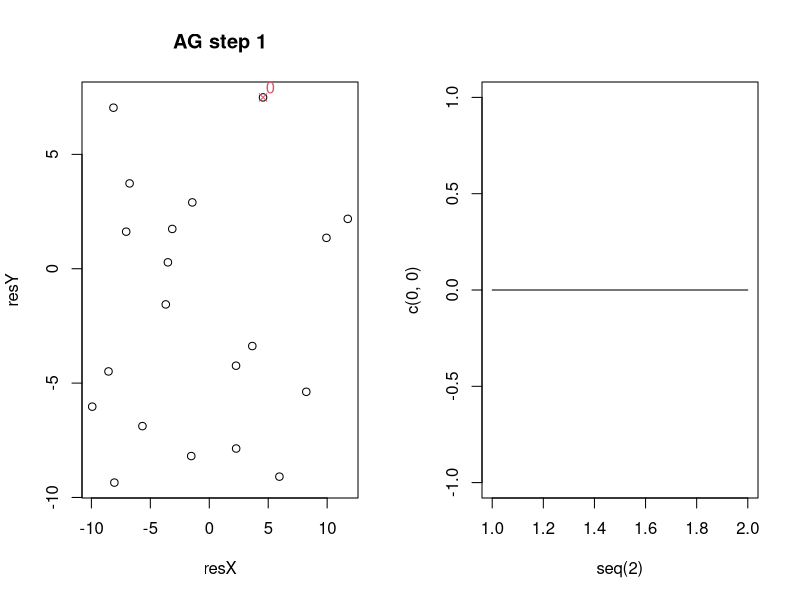
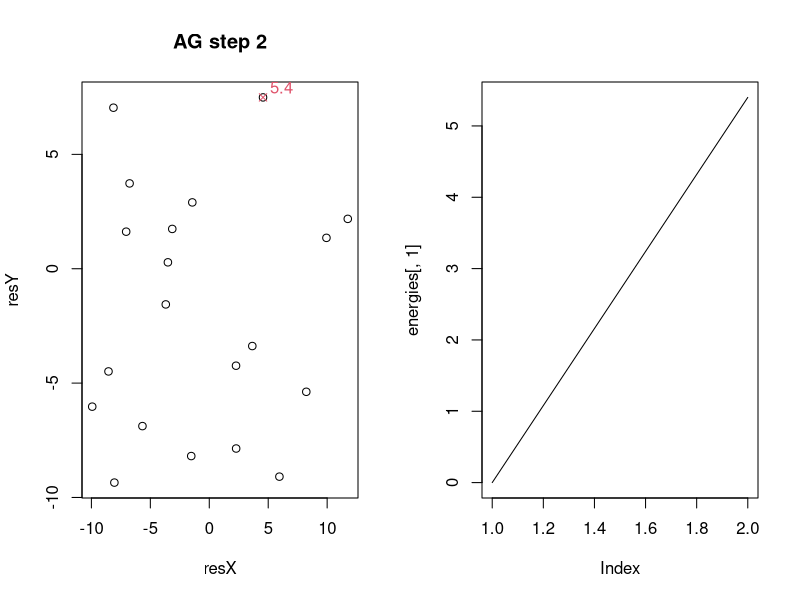

The R script that drew these images, in order: (Note: this script raises an error after producing the figures.)
##Version Updates
#Version 1: everything is new!
#Someday, I will describe the model here

###Notes for Alexander###
##Things that need fixing:
#~~noticed that detour sometimes goes to a resource further away than AG destinations. This should not be happening.

##Things to improve:
#~~Additive gravity rule (weight of j vs. G)
#~~Equation for when primates leave a patch
#~~Clustering and other spatial statistics of resources
#~~Magic numbers removed and added as parameters (extraction_rate)

##Things to add:
#~~resource birth/death
#~~new rules for starting locations
#~~limited LTM, LTM updating by sight
#~~increase functionality with multiple primates
#~~rank order behaviors and other group behavior rules

##Things to consider
#~~Detour will go to any resource closer than AG, consider requiring detour to move toward AG
#~~implementation of NNR could be informative, could also unnecessarily slow processing time

#####################################SET-UP##################################################
library(plyr)
library(calibrate)
library(graphics)

defaultEnergy = 0				#energy that primates start with by default. Can be overwritten during primate creation
fieldSize = 10				#maximum absolute value for x and y coordinates of a resource. Model currently only supports square fields
resourceAvail = 600			#average total resource availability. Expected mean resource size will be this value divided by resource num
resSizeRange = 7				#size by which any resource is able to deviate from the expected mean. Resource size is a random uniform draw.
resourceNum = 20				#number of resources generated
cluster = 0.2				#probability that a new resource will be created between 1 and 2 units away from the previous resource
depletionIndex = 0			#scales the diminishing return factor of resources. At 0, resource density has no impact on foraging return. At 1, foraging return is multiplied by the density
k = 1						#distance exponent in gravity model. The simple gravity score is Size/ Distance ^ k
primateSpeed = 1				#how many units a primate can move per step
turnDev = pi/4          #standard deviation of turn angle (mean is toward target dest)
groupSizes = c(1)				#each element of the vector represents a group, the value is the size of the group. Currently, all individuals are created on the same point, making more than one individual indistinguisable from increasing the foraging rate of a single individual. plotEnergy function does not handle multiple primates yet
moveCost = 2				#energy decrease each step a primate moves
metabCost = 2				#energy decrease each step. If primate moves, this is added to moveCost. Also currently used to determine if a primate should leave current resource (primate leaves when expected foraging return is less than this value)
rRegen = c(min = 0, max = 0)		#determines density increase of resources for each step. Resources are assigned a value uniformly drawn from this range during environment creation. To scale regen rate to resource value, manually change in fillRegen_rate function
types = c("AG")		#movement models to simulate across all created environments. Model can handle vector of any length, but currently only has methods for "AG" and "hybrid"

P = list(defEn = defaultEnergy, fieldSize = fieldSize, resAvail = resourceAvail, resSR = resSizeRange, resNum = resourceNum, clus = cluster, depI = depletionIndex, k = k, pSpeed = 1, turnDev = turnDev, grSizes = groupSizes, mCost = moveCost, metabCost = metabCost, rRegen = rRegen, types = types)  #saves all parameters to a list that can easily be passed to functions

###################################FUNCTIONS####################################################

	#~~~~~~~~~~~~~~~~~~~~~~~~~~~~~~~~Environment Creation~~~~~~~~~~~~~~~~~~~~~~~~~~~~~~~~~~~~~~~~~~#
createEnviron = function(P) {
#input: List of parameters
#output: data frame with number of rows = resourceNum and capital letters for row names. 
#data frame created contains all resource information including coordinates, return_value, extract_rate, density (starts at 1), and regen_rate. If more than 26 resources, row-names will become NA which will affect some functions in model
	environ = data.frame(matrix(0, nrow = P$resNum, ncol = 5, dimnames = list(LETTERS[1:P$resNum], c("coordinates", "return_value", "extract_rate", "density", "regen_rate"))))			
	environ$coordinates = vector("list", length(environ$coordinates))																					#changes coordinates column to a list (allows mapply to fill each element with a vector)
	for (i in seq(nrow(environ))) environ$coordinates[[i]] = fillCoords(environ$coordinates, i, P)[[i]]															
	environ$return_value = sapply(environ$return_value, function(x) round(runif(n = 1, min = P$resAvail/P$resNum - P$resSR, max = P$resAvail/P$resNum + P$resSR), digits = 0))			
	environ$extract_rate = 1																											#If changed from one, add as a parameter
	environ$density = 1																												
	environ$regen_rate = mapply(fillRegen_rate, environ$regen_rate, MoreArgs = list(P = P))																	
	environ 																														
}

fillCoords = function(coords, i, P) {
#input: a list of coordinates (can be empty), index to fill, and list of parameters
#output: new list of coordinates
#only generates one set of coordinates, but takes whole list as input so previous coordinates can be referenced. element of list prior to i should be filled
#note* The output is a whole list of corrdinates, so be sure to index the result if you only want the coordinates that were generated.		
	if (i == 1) {coords[[i]] = c(x = round(runif(n = 1, min = -P$fieldSize, max = P$fieldSize), digits = 2), y = round(runif(n = 1, min = -P$fieldSize, max = P$fieldSize), digits = 2))						#First element of list is generated randomly. Adbsolute value of generated coordinates mus be less than field size
	 } else {
		while(! min(mapply(getDist, c1 = coords[-i], MoreArgs = list(c2 = coords[i])), na.rm = TRUE) > 1 || min(mapply(getDist, c1 = coords[-i], MoreArgs = list(c2 = coords[i])), na.rm = TRUE) == Inf) {  			#Prevents resources from being created too close to others. If the minumum distance of the current coordinate from any other coordinate is < 1(works if current coordinate has not been assigned) assign a new value to the current coordinate (Second condition allows for vector of NA's)
			if (runif(n = 1) >= P$clus) { coords[[i]] = c(x = round(runif(n = 1, min = -P$fieldSize, max = P$fieldSize), digits = 2), y = round(runif(n = 1, min = -P$fieldSize, max = P$fieldSize), digits = 2))		#**NEEDS ATTENTION**runs probability of clustering, and if TRUE new resource x AND y coordinates must be between 1 and 2 units from previous resource. Should limit total distance instead 
			 }else coords[[i]] = c(round(coords[[i-1]]["x"] + 1 + runif(n = 1, min = -1, max = 1), digits = 2), round(coords[[i-1]]["y"] + 1 + runif(n = 1, min = -1, max = 1), digits = 2))
		}	
	}
	coords
}


fillRegen_rate = function(x, P) {
#generates a single regenration rate using parameters. Can probably be integrated with createEnviron
	x = round(runif(n = 1, min = P$rRegen["min"], max = P$rRegen["max"]), digits = 4)
	x
}
	#~~~~~~~~~~~~~~~~~~~~~~~~~~~~~~~~~~~~~~~~~~~~~~~~~~~~~~~~~~~~~~~~~~~~~~~~~~~~~~~~~~~~~~~~~~#


	#~~~~~~~~~~~~~~~~~~~~~~~~~~~~~~~~~~~~Primate Creation~~~~~~~~~~~~~~~~~~~~~~~~~~~~~~~~~~~~~~#
primateValidity = function(object) {
  #Checks that input values of a newly created primate are valid. Returns appropriate error messages in cases where they are not
  #NEEDS EXPANDING
  if (! length(object@location) == 2) {return("location contains more than 2 coordinates")
    if (! length(object@energy) == 1) return("energy is not a single value") }
  else TRUE
}

newPrimate = setClass("primate", slots = c(location = "numeric", LTM = "data.frame", energy = "numeric", forageEf = "numeric", speed = "numeric", turnDev = "numeric", type = "character"), validity = primateValidity)  #creates the primate class of objects
#*note there are currently no primate specific methods. This exists as a class mostly to allow expansion of subclasses by movement type or dominance in future versions



buildPrimate = function(location, environ, P, type) {
#input: location create a new primate, environment in which to create primate, model parameters, and type of movement primate should use
#output: an object of class primate
#most slots are filled from the parameters list. If forage efficiency is change, add as a parameter.
#LTM filled from environment, with columns added for gravity and j for location. *NOTE* Future version may implement limited memory size, which will need a more sophistacted LTM creation
	primate = newPrimate(location = location, LTM = environ, energy = P$defEn, forageEf = 0.2, speed = P$pSpeed, turnDev = P$turnDev, type = type)
	primate@LTM$gravity = mapply(calcGravity, coordinates = primate@LTM$coordinates, 
		return_value = primate@LTM$return_value, density = primate@LTM$density, MoreArgs= list(location = primate@location, k = P$k))
	primate@LTM$j = mapply(calc_j, i = 1:nrow(primate@LTM), 
		MoreArgs = list(coords = primate@LTM$coordinates, values = primate@LTM$return_value, dens = primate@LTM$density, k = P$k))
	primate@LTM = transform(primate@LTM, AG = gravity + j/nrow(primate@LTM))
	primate
}

createGroup = function(grSize, environ, P, type) {
#allows groups of primates to be created in seperate lists. This currently has no functionality, but allows for easier addition of group behavior rules in later versions
	group = replicate(grSize, buildPrimate(location = environ$coordinates[[which(environ$return_value == max(environ$return_value))[1]]], environ = environ, P = P, type = type)) #places all primates on most valueable resource
	group
}

	#~~~~~~~~~~~~~~~~~~~~~~~~~~~~~~~~~~~~~~~~~~~~~~~~~~~~~~~~~~~~~~~~~~~~~~~~~~~~~~~~~~~~~~~~~~~#


	#~~~~~~~~~~~~~~~~~~~~~~~~~~~~~~Calculations and Tools~~~~~~~~~~~~~~~~~~~~~~~~~~~~~~~~~~~#

calcForage = function(primate, environ, P) {
	patch = which(environ$coordinates %in% list(primate@location))
	if (environ$density[patch] < primate@forageEf) { 0																				#disallows foraging if patch density is lower than primates foraging efficiency
	} else environ$return_value[patch] * primate@forageEf * environ$extract_rate[patch] * (environ$density[patch]/(P$depI + (1 - P$depI) * environ$density[patch]))
}

calcGravity = function(location, coordinates, return_value, density, k) {
#*note* uses actual coordinates for location rather than primate object because resource coodinates are also used as inout when calculating j.
	distance = getDist(location, coordinates)
	mass = return_value * density
	if (distance == 0) return(NA)
	if (distance < 1) {return(mass)				#moving to resource takes full step, won't divide by less than 1
	} else return(mass /(distance ** k))
}

calc_j = function(i, coords, values, dens, k) {
	sum(mapply(calcGravity, coordinates = coords, return_value = values, density = dens, MoreArgs = list(location = coords[[i]], k = k)), na.rm = TRUE)
}

calcDetour = function(primate, possDetours, AGPatch, P) {
	LTM = primate@LTM[possDetours,]
	target = sampleMod(which(LTM$dist == min(LTM$dist)))
	addRes = LTM$return_value[target] * LTM$density[target]
	addTrav = (P$mCost + P$metabCost) * (getDist(primate@location, LTM$coordinates[[target]]) + getDist(LTM$coordinates[[target]], LTM$coordinates[[which(row.names(LTM) == AGPatch)]]) - getDist(primate@location, LTM$coordinates[[which(row.names(LTM) == AGPatch)]]))
	if (addRes >= addTrav) {return(LTM$coordinates[[target]])
	 } else calcDetour(primate, possDetours[-which(possDetours == row.names(LTM[target,]))], AGPatch, P)				#Recursion! If closest patch not an acceptable detour, try next closest patch
}


getDist = function(c1, c2) {
#input: two sets of coordinates. x and y coordinates must be names
#output: Euclidean distance between input points
	c1 = unlist(c1)
	c2 = unlist(c2)
	if (! is.numeric(c1) || ! is.numeric(c2)) return(NA)
	if (identical(c1, c2)) return(0)
	unname(sqrt(((c1["x"] - c2["x"]) ** 2) + ((c1["y"] - c2["y"]) ** 2))) 		 #pythagorean theorem
}

sampleMod = function(x) {
#modifies the built in sample function so an input of a single value returns that value rather than sampling all integers between zero and input
	if (length(x) == 1 ) return(x) else return(sample(x, size = 1))
}
	#~~~~~~~~~~~~~~~~~~~~~~~~~~~~~~~~~~~~~~~~~~~~~~~~~~~~~~~~~~~~~~~~~~~~~~~~~~~~~~~~~~~~~~~~~~~#


	#~~~~~~~~~~~~~~~~~~~~~~~~~~~~~~~~~Step Actions~~~~~~~~~~~~~~~~~~~~~~~~~~~~~~~~~~~~~~~~~~~~~~#
runStep = function(prevStep) {
#fully updates data by one step
#*NOTE* returns NA if no valid action available (most commonly meaning all resources are depleted past the point that foraging outways metabolism cost)
	environ = prevStep$environ
	allPrimates = prevStep$allPrimates
	P = prevStep$P
	for (i in seq(length(allPrimates))) {													#execute step action for each primate
		for (j in seq(length(allPrimates[[i]]))) {
			primate = allPrimates[[i]][[j]]
			action = decideAction(primate, environ, P)
			if (action == "move") {primate = move(primate, environ, P)
				primate@energy = primate@energy - P$mCost
			} else { 
				if (action == "forage") {
					forageReturn = calcForage(primate, environ, P)
					primate@energy = primate@energy + forageReturn
					patch = which(environ$coordinates %in% list(primate@location))
					environ$density[patch] = round(environ$density[patch] - primate@forageEf, digits = 3)	#*NOTE* depI and extraction rate are calculated in forage return, but not here for desnity depletion. Consider updating
				} else stop("invalid action")	
			} 
			allPrimates[[i]][[j]] = primate
		}
	}
	for (i in seq(length(allPrimates))) {													#updates each primates LTM and energy after all primates have taken action
		for (j in seq(length(allPrimates[[i]]))) {
			allPrimates[[i]][[j]]@energy = allPrimates[[i]][[j]]@energy - P$metabCost					#this line could be moved to previous set of for loops
			allPrimates[[i]][[j]]@LTM = updateLTM(allPrimates[[i]][[j]], environ)
		}
	}
	environ = transform(environ, density = round(density + regen_rate, digits = 4)) 						#resource regeneration
	environ$density = sapply(environ$density, function(x) if (x > 1) 1 else x)  							#limits density to 1 *NOTE* may also need statment to not allow density below 0 if new rules are implemented for staying at a resource
	list(allPrimates = allPrimates, environ = environ, P = P)
}

decideAction = function(primate, environ, P) {
	if (! list(primate@location) %in% environ$coordinates) return("move")
	if (calcForage(primate, environ, P) < P$metabCost) { return("move") 
	} else return("forage")
}


move = function(primate, environ, P) {
	if (primate@type == "AG") {dest = getDestAG(primate)
	 } else { if (primate@type == "hybrid") {dest = getDestHybrid(primate, P)
	 	} else stop("invalid movement type")
	}
	if (getDist(primate@location, dest) <= 1) {primate@location = dest
	 } else primate@location = updateLoc(primate, dest)
	primate
}

getDestAG = function(primate) {
	dest = primate@LTM$coordinates[[sampleMod(which(primate@LTM$AG == max(primate@LTM$AG, na.rm = TRUE)))]]
}

getDestHybrid = function(primate, P) {
	AGPatch = row.names(primate@LTM[sampleMod(which(primate@LTM$AG == max(primate@LTM$AG, na.rm = TRUE))),])
	primate@LTM$dist = mapply(getDist, c1 = primate@LTM$coordinates, MoreArgs = list(c2 = primate@location))
	rCurLoc = primate@LTM[which(primate@LTM$dist > 0),]  #LTM without resource of current location
	rLowDens = rCurLoc[which(rCurLoc$density > primate@forageEf),]
	possDetours = row.names(rLowDens[which(rLowDens$dist <= rLowDens[AGPatch, "dist"]),])
	dest = calcDetour(primate, possDetours, AGPatch, P)
	dest
}

updateLoc = function(primate, dest) {
	targetAng = unname(atan2(x = dest["x"] - primate@location["x"], y = dest["y"] - primate@location["y"]))
	deviation = rnorm(1, mean = 0, sd = primate@turnDev)
	heading = targetAng + deviation
	moveVector = c(x = cos(heading) * primate@speed, y = sin(heading) * primate@speed)
	primate@location + moveVector
}

updateLTM = function(primate, environ) {
	primate@LTM$density = environ$density
	primate@LTM$gravity = mapply(calcGravity, coordinates = primate@LTM$coordinates, 
		return_value = primate@LTM$return_value, density = primate@LTM$density, MoreArgs= list(location = primate@location, k = P$k))
	primate@LTM$j = mapply(calc_j, i = 1:nrow(primate@LTM), 
		MoreArgs = list(coords = primate@LTM$coordinates, values = primate@LTM$return_value, dens = primate@LTM$density, k = P$k))
	primate@LTM = transform(primate@LTM, AG = gravity + j/nrow(primate@LTM))
	primate@LTM
}
	#~~~~~~~~~~~~~~~~~~~~~~~~~~~~~~~~~~~~~~~~~~~~~~~~~~~~~~~~~~~~~~~~~~~~~~~~~~~~~~~~~~~~~~~~~~#


	#~~~~~~~~~~~~~~~~~~~~~~~~~~~~~~~~~~~Run Functions~~~~~~~~~~~~~~~~~~~~~~~~~~~~~~~~~~~~~~~~~~#

initialize = function(P, environ, type) {
	allPrimates = as.list(P$grSizes)
	allPrimates = mapply(createGroup, allPrimates, MoreArgs = list(environ = environ, P = P, type = type), SIMPLIFY = FALSE)
	initialStep = list(allPrimates = allPrimates, environ = environ, P = P)
	initialStep
}

runSimulation = function(P, nsteps) {
	allTypes = vector("list", length(types))
	names(allTypes) = P$types
	initEnviron = createEnviron(P)
	for (type in P$types) {
		allTypes[[type]] = vector("list", nsteps)
		allTypes[[type]][[1]] = initialize(P, initEnviron, type)
		n = 2
		while (n <= nsteps && max(allTypes[[type]][[n - 1]]$environ$density) >= allTypes[[type]][[n - 1]]$allPrimates[[1]][[1]]@forageEf) {
			allTypes[[type]][[n]] = runStep(allTypes[[type]][[n - 1]])
			n = n + 1
		}
	}
	allTypes
}
	#~~~~~~~~~~~~~~~~~~~~~~~~~~~~~~~~~~~~~~~~~~~~~~~~~~~~~~~~~~~~~~~~~~~~~~~~~~~~~~~~~~~~~~~~~~~#


	#~~~~~~~~~~~~~~~~~~~~~~~~~~~~~~Plotting and Data Analysis~~~~~~~~~~~~~~~~~~~~~~~~~~~~~~~~~~~#
plotRun = function(run) {
#Plots an entire data set one step at a time. One plot in graphics window for each movement type simulated plus another for trace of energy in each type
#Stops if input is NA, generally indicating the primates has consumed all available resources in a time step.
	par(mfcol = c(1, length(run) + 1))
	for (i in seq(length(run[[1]]))) {
		for (j in seq(length(run))) {
			plotStep(run[[j]][[i]], i)
		}
		plotEnergy(run, i)
		Sys.sleep(1)
	}
}

plotStep = function(step, stepNum) {
	resX = vector("list", nrow(step$environ))
	resX = mapply(function(x, coords) coords["x"], x = resX, coords = step$environ$coordinates)
	resY = vector("list", nrow(step$environ))
	resY = mapply(function(y, coords) coords["y"], y = resY, coords = step$environ$coordinates)

	primX = vector("list", length(unlist(step$allPrimates)))
	primX = mapply(function(x, prim) prim@location["x"], x = primX, prim = unlist(step$allPrimates))
	primY = vector("list", length(unlist(step$allPrimates)))
	primY = mapply(function(y, prim) prim@location["y"], y = primY, prim = unlist(step$allPrimates))

	energies = vector("list", length(unlist(step$allPrimates)))
	energies = mapply(function(x, prim) prim@energy, x = energies, prim = unlist(step$allPrimates))


	plot(x = resX, y = resY, main = paste(step$allPrimates[[1]][[1]]@type, "step", stepNum, sep = " "))
	points(x = primX, y = primY, col = 2, pch = 4)
	textxy(primX, primY, energies, col = 2, cex = 1)
}

plotEnergy = function(run, steps = 0) {
#Does not work for more than one primate per step. Consider using sum(unlist(allPrimates)) to implement this functionality
	if (steps == 0) steps = length(run[[1]])
	if (steps == 1) {plot(x = seq(2), y = c(0, 0), type = "l")
	 } else {
		energies = vector("list", length(run))
		run = lapply(run, function(run) run[1:steps])
		energies = mapply(mapply, step = run, MoreArgs = list(FUN = function(step) step$allPrimates[[1]][[1]]@energy))
		plot(energies[,1], type = "l")
		for (i in 2:length(run)) lines(x = energies[,i], col = i)
	}
}

plotPath = function(run, primate = c(1,1)){
  #plots the path of a single primate from a run object. The "run" input should be only the subset of one "type" of run, eg. "AG".
  #The "primate" input should be a 2 value vector giving the group number and individual number of the target agent
  path = lapply(run, function(x, y) x$allPrimates[[y[1]]][[y[2]]]@location, y = primate) #get location coordinates for all times
  path = data.frame(matrix(unlist(path), nrow = length(path), ncol = 2, byrow = TRUE)) #convert location from list of cordinates to df with x and y columns
  colnames(path) = c("x", "y")
  pathPlot = ggplot(path2geom_segment(path), aes(x, y)) + geom_segment(aes(xend = newX, yend = newY, color = colorRampPalette(c("red", "blue"))(49))) + theme(legend.position = "none")
  envCoord = run[[1]]$environ$coordinates         #get patch coordinates from first time step
  envCoord = data.frame(matrix(unlist(envCoord), nrow = length(envCoord), ncol = 2, byrow = TRUE)) #convert patch locations from list of cordinates to df with x and y columns
  colnames(envCoord) = c("x", "y")
  pathPlot +  geom_point(data = envCoord, mapping = aes(x, y), shape = 1, size = 3)
}

path2geom_segment = function(path) {
  #takes a matrix with rows of x,y coords and and formats for use with geom_segment plotting in ggplot2
  path$newX = NA
  path$newY = NA
  path$newX[1:(nrow(path) -1)] = path$x[2:nrow(path)]
  path$newY[1:(nrow(path) -1)] = path$y[2:nrow(path)]
  path[1:(nrow(path) -1),]
}
	#~~~~~~~~~~~~~~~~~~~~~~~~~~~~~~~~~~~~~~~~~~~~~~~~~~~~~~~~~~~~~~~~~~~~~~~~~~~~~~~~~~~~~~~#


####################################Run Scripts################################################

#~~~~~~Simple~~~~~~~~#
#uncomment following lines to run
nsteps = 50
run = runSimulation(P, nsteps)
plotRun(run)
